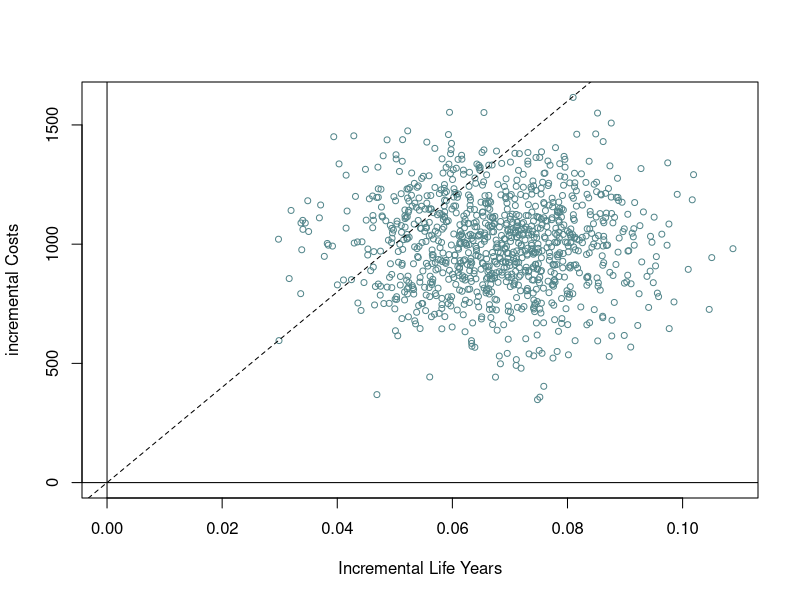

The R source for this figure:

# rm(list=ls())     


# ------------------------------------------------------------------------------
# 1. DETERMINISTIC SIMPLE CODE
# probabilities    
p_A_S1 = 0.1            # prob. of S1 with treatment A
p_A_S2 = 1-p_A_S1       # prob. of S2 with treatment A

rr = 0.95               # Relative risk of S1 with B, comapred to A
p_B_S1 = p_A_S1 * rr    # prob. of S1 with treatment B
p_B_S2 = 1-p_B_S1       # prob. of S2 with treatment B

# costs
c_S1 = 100             # cost of S1
c_S2 = 300             # cost of S2
c_B_tr = 1000          # one off cost for treatment B

# life years
ly_S1 = 3              # life expectancy in S1
ly_S2 = 10             # life expectancy in S2

# outcomes
c_A = p_A_S1 * c_S1 + p_A_S2 * c_S2                     # total cost under A
c_B = p_B_S1 * (c_S1+c_B_tr) + p_B_S2 * (c_S2+c_B_tr)   # total cost under B

u_A =  p_A_S1 * ly_S1 + p_A_S2 * ly_S2                      # total life years under A
u_B =  p_B_S1 * ly_S1 + p_B_S2 * ly_S2                      # total life years under B

icer = (c_B - u_A) / (u_B -u_A)   # resulting ICER

icer


# ------------------------------------------------------------------------------
# 2. PROBABILISTIC SIMPLE CODE WITH LOOP

n_draws = 1000   # number of PSA iterations

# probabilities   
p_A_S1 = rbeta(n_draws,100,900)            # prob. of S1 with treatment A
p_A_S2 = 1-p_A_S1       # prob. of S2 with treatment A

rr = 0.95               # Mean Relative risk under B
s = 0.03               # standard deviation of rr
# drawing from random normal
location <- log(rr^2 / sqrt(s^2 + rr^2))
shape <- sqrt(log(1 + (s^2 / rr^2)))
rr = rlnorm(n=n_draws, location, shape)

p_B_S1 = p_A_S1 * rr    # prob. of S1 with treatment B
p_B_S2 = 1-p_B_S1       # prob. of S2 with treatment B

# costs
c_S1 = rgamma(n_draws,shape= 100,scale = 100)             # cost of S1
c_S2 = rgamma(n_draws,shape= 300,scale = 100)             # cost of S2
c_B_tr = 1000          # one off cost for treatment B

# life years
ly_S1 = 3              # life expectancy in S1
ly_S2 = 10             # life expectancy in S2

# outcomes
c_A = p_A_S1 * c_S1 + p_A_S2 * c_S2                     # total cost under A
c_B = p_B_S1 * (c_S1+c_B_tr) + p_B_S2 * (c_S2+c_B_tr)   # total cost under B

u_A =  p_A_S1 * ly_S1 + p_A_S2 * ly_S2                      # total life years under A
u_B =  p_B_S1 * ly_S1 + p_B_S2 * ly_S2                      # total life years under B

icer = (c_B - u_A) / (u_B -u_A)   # resulting ICER

mean(icer)



# ------------------------------------------------------------------------------
# 3. WRAPPER

f_model = function(n_draws = 1000,      # number of PSA iterations
                   c_B_tr_mean = 1000,  # min costs of B
                   c_B_tr_sd = 100,     # max costs of B
                   rr = 0.95,           # Mean Relative risk under B
                   s = 0.03,            # standard deviation of rr
                   p_A_S1 = 0.05        # prob. of S1 with treatment A
) {              
  # probabilities   
  # p_A_S1 = 0.05           # prob. of S1 with treatment A
  p_A_S2 = 1-p_A_S1       # prob. of S2 with treatment A
  
  # rr = 0.95               # Mean Relative risk under B
  # s = 0.03               # standard deviation of rr
  # drawing from random normal
  location <- log(rr^2 / sqrt(s^2 + rr^2))
  shape <- sqrt(log(1 + (s^2 / rr^2)))
  rr = rlnorm(n=n_draws, location, shape)
  
  p_B_S1 = p_A_S1 * rr    # prob. of S1 with treatment B
  p_B_S2 = 1-p_B_S1       # prob. of S2 with treatment B
  
  # costs
  c_S1 = 100             # cost of S1
  c_S2 = 300             # cost of S2
  c_B_tr = rnorm(n = n_draws,mean = c_B_tr_mean,sd = c_B_tr_sd) # one off cost for treatment B
  
  # life years
  ly_S1 = 3              # life expectancy in S1
  ly_S2 = 30             # life expectancy in S2
  
  # outcomes
  c_A = p_A_S1 * c_S1 + p_A_S2 * c_S2                     # total cost under A
  c_B = p_B_S1 * (c_S1+c_B_tr) + p_B_S2 * (c_S2+c_B_tr)   # total cost under B
  c_incr = c_B-c_A
  
  u_A =  p_A_S1 * ly_S1 + p_A_S2 * ly_S2                      # total life years under A
  u_B =  p_B_S1 * ly_S1 + p_B_S2 * ly_S2                      # total life years under B
  u_incr = u_B-u_A
  
  icer = c_incr / u_incr   # resulting ICER
  # mean(icer)
  
  df_res = data.frame(u_A, u_B, c_A, c_B, c_incr, u_incr, icer)
  return(df_res)
}


df_model_res = f_model(n_draws = 1000,
                 rr = 0.95,s = 0.01,
                 c_B_tr_mean = 1000,c_B_tr_sd = 200,
                 p_A_S1 = 0.05)

plot(x=df_model_res$u_incr,
     y=df_model_res$c_incr,
     cex=0.8,
     col="cadetblue4",
     xlab = "Incremental Life Years",
     ylab = "incremental Costs",
     xlim = range(c(0,df_model_res$u_incr)),
     ylim = range(c(0,df_model_res$c_incr)))
abline(h=0,v=0)
abline(coef= c(0,20000),lty=2)






#   
#   
# # ------------------------------------------------------------------------------
# # ------------------------------------------------------------------------------
#     
#     # Create DecTree data.frame for auto + plot
#      DecTree = data.frame(level_1 = c(".",".",".","."),
#                     level_2 = c("A","A","B","B"),
#                     level_3 = c("State 1","State 2","State 1","State 2"),
#                     p = c(0.1,0.9,0.2,0.8),
#                     cost = c(1000+500,2000+500,1000,2000),
#                     lyears = c(5,1,5,1)
#                     )
#      DecTree$pathString = paste(DecTree$level_1,DecTree$level_2,DecTree$level_3,sep="/")
#      DecTreeN <- FromDataFrameTable(DecTree)
#      # print(DecTreeN, "p", "cost","lyears")
#      # plot(DecTreeN)  
#      
#      SetGraphStyle(DecTreeN, rankdir = "LR")
#      SetEdgeStyle(DecTreeN, arrowhead = "vee")
#      Do(DecTreeN$leaves, function(node) SetEdgeStyle(node,label = paste0(node$p)))
#      node_label_maker = function(node){paste0(node$name,"\n",
#                                            "cost =", node$cost,"\n",
#                                            "life years =", node$lyears,"\n")}
#      
#      Do(DecTreeN$leaves, function(node) SetNodeStyle(node,
#                                                      label = node_label_maker(node),
#                                                      fontsize=6,
#                                                      shape="circle",fixedsize=T))
#      plot(DecTreeN)